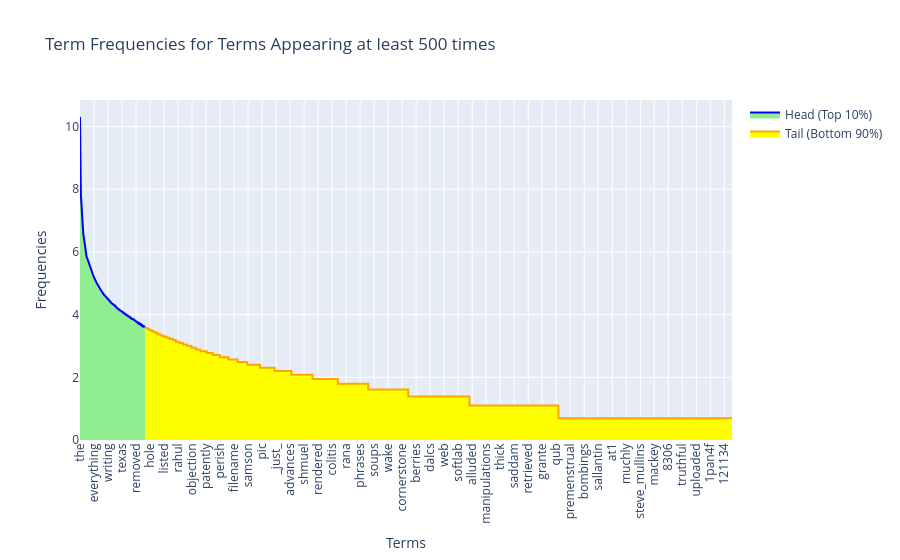

Notebook cell for this chart:
### Code cell
X_index = np.where(term_frequencies_log >= 0.5)[0] ### 需要排除過低數值的數據時請解註解這行
data = {
    'x_data': count_vect.get_feature_names_out()[X_index],
    'y_data': term_frequencies_log[X_index]
}

df = pd.DataFrame(data)

df.sort_values(by='y_data', ascending=False, inplace=True) # 將資料依照y_data排序 ###需要由大到小排列時在解註解這行
head_tail_point = int(len(X_index)*0.1) # 10%作為head的分界點
fig = go.Figure()
fig.add_trace(go.Scatter(x=df['x_data'][:head_tail_point], 
                         y=df['y_data'][:head_tail_point],
                         mode='lines',
                         fill='tozeroy',
                         fillcolor='lightgreen',
                         name='Head (Top 10%)',
                         marker=dict(color='blue', size=8)))
fig.add_trace(go.Scatter(x=df['x_data'][head_tail_point-1:],
                         y=df['y_data'][head_tail_point-1:],
                         mode='lines',
                         fill='tozeroy',
                         fillcolor='yellow',
                         name='Tail (Bottom 90%)',
                         marker=dict(color='orange', size=6, opacity=0.5)))
fig.update_layout(title='Term Frequencies for Terms Appearing at least 500 times',
                  xaxis_title='Terms', yaxis_title='Frequencies', xaxis_tickangle=-90)
fig.show()

### Figure 1 — Plotly figure (JSON) as saved in the notebook; plotly's stock layout.template omitted (floating-point values rounded to 4 significant figures; data arrays with more than 128 entries replaced by an {"elided": "..."} marker saying what was removed)
{"data": [{"fill": "tozeroy", "fillcolor": "lightgreen", "marker": {"color": "blue", "size": 8}, "mode": "lines", "name": "Head (Top 10%)", "type": "scatter", "x": {"elided": "2118 str values"}, "y": {"elided": "2118 float values"}}, {"fill": "tozeroy", "fillcolor": "yellow", "marker": {"color": "orange", "opacity": 0.5, "size": 6}, "mode": "lines", "name": "Tail (Bottom 90%)", "type": "scatter", "x": {"elided": "19065 str values"}, "y": {"elided": "19065 float values"}}], "layout": {"title": {"text": "Term Frequencies for Terms Appearing at least 500 times"}, "xaxis": {"tickangle": -90, "title": {"text": "Terms"}}, "yaxis": {"title": {"text": "Frequencies"}}}}
